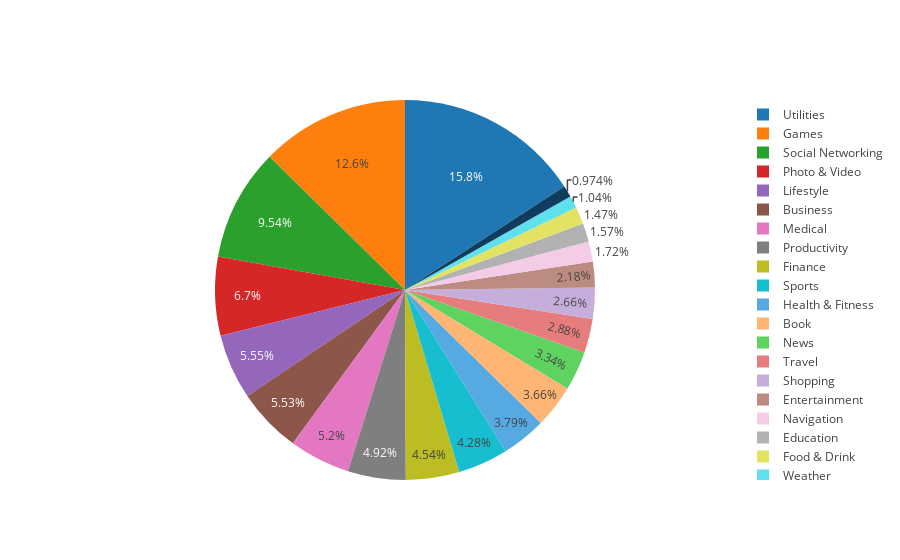

Source (notebook cell):
### Markdown cell above
Android market breakdown
Which category has the highest share of (active) apps in the market?

### Code cell
number_of_apps_in_category = df['Category'].value_counts().sort_values(ascending=True)

data = [go.Pie(
        labels = number_of_apps_in_category.index,
        values = number_of_apps_in_category.values,
        hoverinfo = 'label+value'
    
)]

plotly.offline.iplot(data, filename='active_category')

### Figure 1 — Plotly figure (JSON) as saved in the notebook; plotly's stock layout.template omitted (floating-point values rounded to 4 significant figures)
{"data": [{"hoverinfo": "label+value", "labels": ["Lifestyles", "Weather", "Food & Drink", "Education", "Navigation", "Entertainment", "Shopping", "Travel", "News", "Book", "Health & Fitness", "Sports", "Finance", "Productivity", "Medical", "Business", "Lifestyle", "Photo & Video", "Social Networking", "Games", "Utilities"], "type": "pie", "uid": "928028a6-7e1a-4bc1-8bb0-b9e4a1156b32", "values": [74, 79, 112, 119, 131, 166, 202, 219, 254, 278, 288, 325, 345, 374, 395, 420, 422, 509, 725, 960, 1203]}], "layout": {}}
